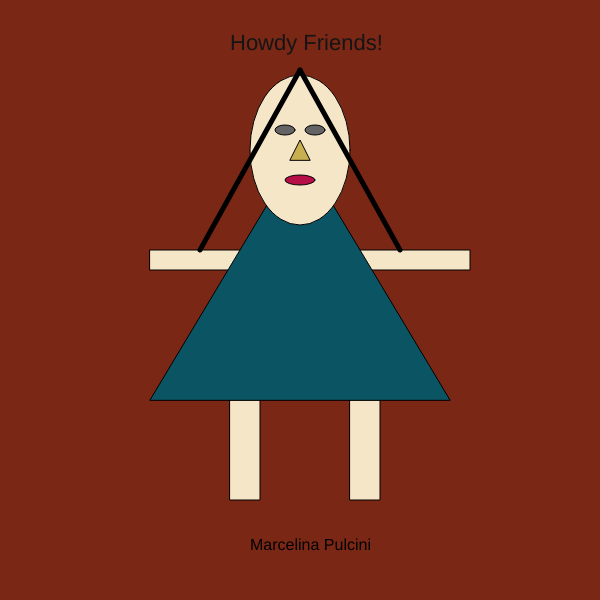
Frame 1 (no input)
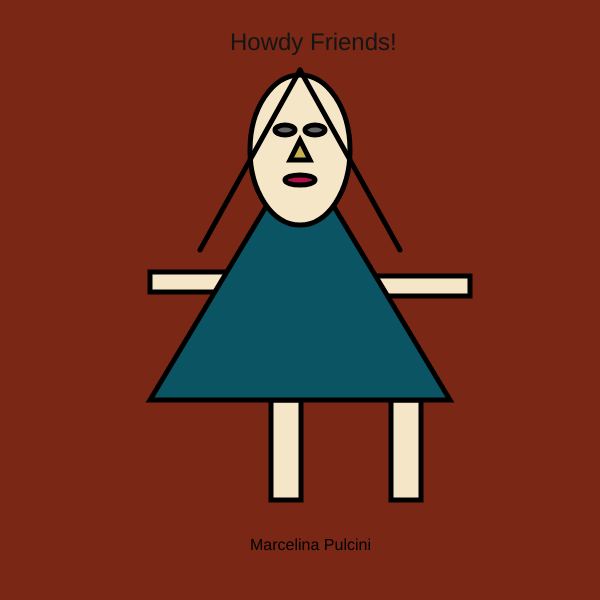
Frame 60 (no input)
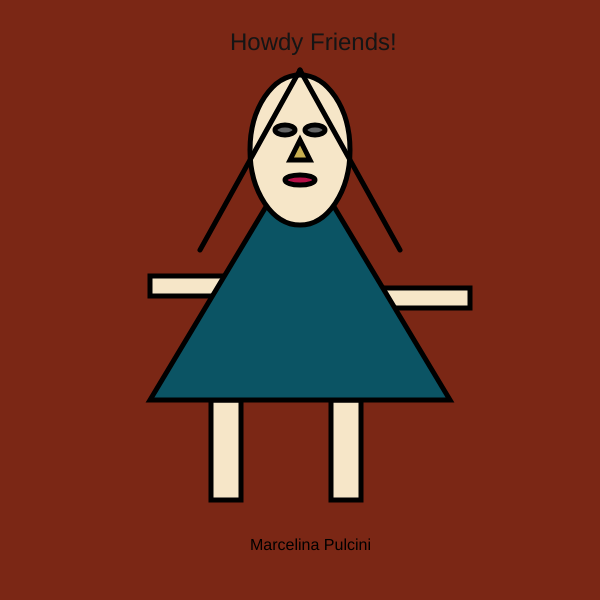
Frame 120 (the mouse pressed at the canvas centre since frame 60)

The p5.js sketch that drew these frames (run headless with seeded random() and noise() and a simulated clock; from frame 60 on, the mouse is pressed at the canvas centre):

// p5.js sketch
// ── sketch.js
var redColor = 123;
var greenColor = 39;
var blueColor = 21;

var leftlegx = 230;
var leftlegy = 400;
var rightlegx = 350;
var rightlegy = 400;
var legdirection = 1;

var leftarmx = 150;
var leftarmy = 250;
var rightarmx = 320;
var rightarmy = 250;
var armdirection = 2;

var size = 22;
var count = 0;
var sizeDirection = 2;


function setup()
{
    createCanvas(600,600);
}

function draw()
{
    background(redColor,greenColor,blueColor);
    textSize(size)
    fill (blueColor)
    size+= sizeDirection;
    count++;
    if(count > 5)
    {
        sizeDirection *=-1;
        count = 0;
    }
    text("Howdy Friends!", 230,50);

    // right arm
    fill(246, 230, 200);
    rect(rightarmx,rightarmy,150,20);
    rightarmy+=armdirection;
    if(rightarmy >= 300 || rightarmy <= 250)
    {
        armdirection *= -1;
    }
    // left arm
    rect(leftarmx,leftarmy,150,20);
    leftarmy+=armdirection;
    if(leftarmy >= 300 || leftarmy <= 250)
    {
        armdirection *= -1;
    }
    // left leg
    rect(leftlegx,leftlegy,30,100);
    leftlegx+=legdirection;
    if(leftlegx >= 400 || leftlegx <= 200)
    {
        legdirection *= -1;
    }
    // right leg
    rect(rightlegx,rightlegy,30,100);
    rightlegx+=legdirection;
    if(rightlegx >= 400 || rightlegx <= 200)
    {
        legdirection *= -1;
    }

    //dress
    fill (11,84,100);
    triangle(150, 400, 300, 150, 450, 400);

    // head
    fill(246, 230, 200);
    ellipse(300,150,100,150);
   
    // left eye
    fill(100,100,100);
    ellipse(285,130,20,10);

    // right eye
    fill(100,100,100);
    ellipse(315,130,20,10);

    // nose
    fill (200,175,80);
    triangle(290,160,300,140,310,160);
    
    // mouth
    fill(182,15,71);
    ellipse(300,180,30,10);

    // hair
    strokeWeight(5); 
    line(300,70,200,250);
    line(300,70,400,250);
   
    
    fill(0,0,0);
    textSize(16);
    text("Marcelina Pulcini",250,550);


}
  
